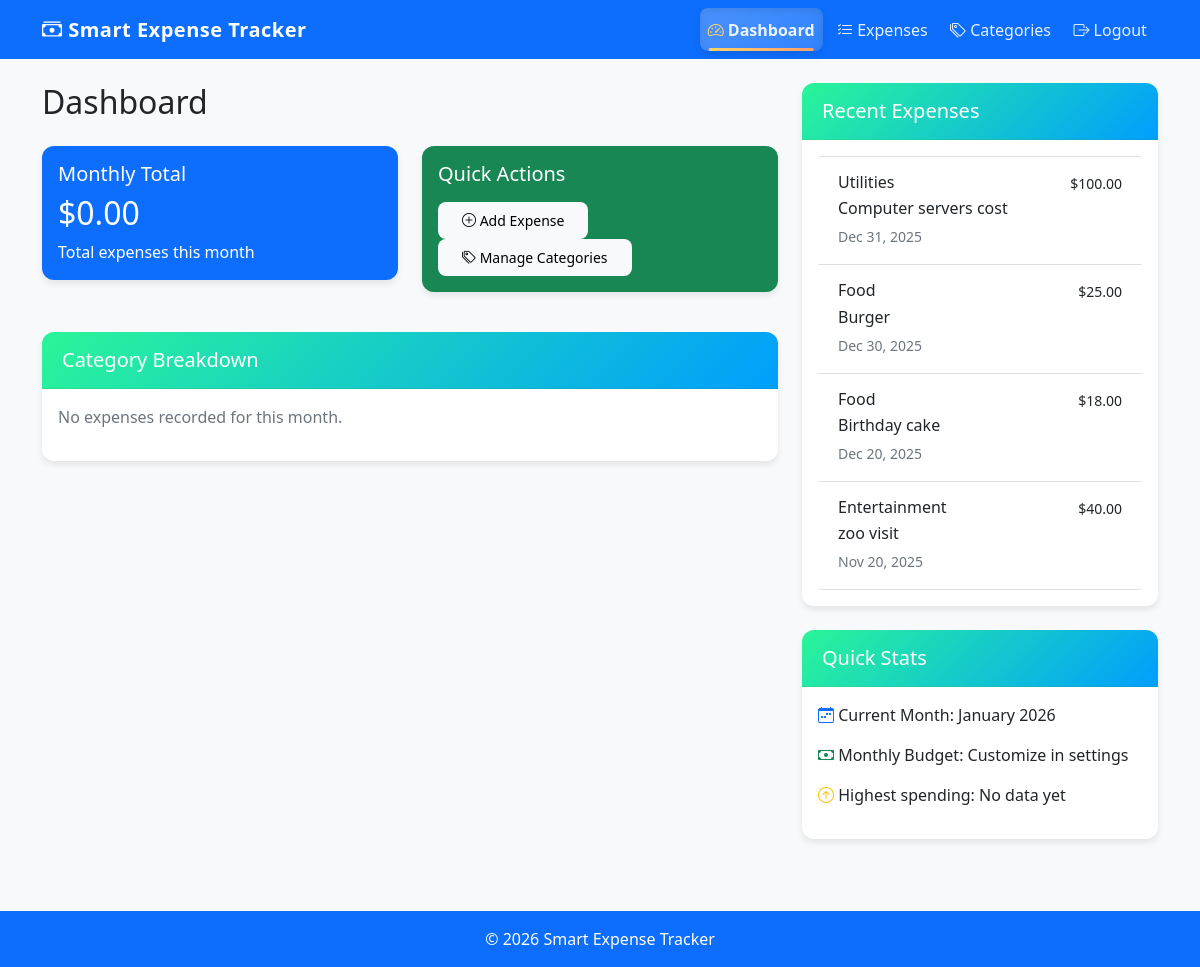
The page /dashboard (signed in) on the database its author committed.
### app.py (models this page shows)
class Expense(db.Model):
    id = db.Column(db.Integer, primary_key=True)
    amount = db.Column(db.Float, nullable=False)
    description = db.Column(db.String(200))
    date = db.Column(db.Date, nullable=False, default=datetime.utcnow)
    user_id = db.Column(db.Integer, db.ForeignKey('user.id'), nullable=False)
    category_id = db.Column(db.Integer, db.ForeignKey('category.id'), nullable=False)
    created_at = db.Column(db.DateTime, default=datetime.utcnow)

class Category(db.Model):
    id = db.Column(db.Integer, primary_key=True)
    name = db.Column(db.String(50), nullable=False)
    user_id = db.Column(db.Integer, db.ForeignKey('user.id'), nullable=False)
    expenses = db.relationship('Expense', backref='category', lazy=True)

### app.py (the view)
@app.route('/dashboard')
@login_required
def dashboard():
    today = datetime.now()
    first_day = today.replace(day=1).date()  # Convert to date() for comparison
    monthly_expenses = Expense.query.filter(
        Expense.user_id == current_user.id,
        Expense.date >= first_day
    ).all()
    total_monthly = sum(exp.amount for exp in monthly_expenses)
    categories = Category.query.filter_by(user_id=current_user.id).all()
    category_data = []
    for category in categories:
        category_total = sum(exp.amount for exp in category.expenses
                          if exp.date >= first_day)  # Now both are date objects
        if category_total > 0:
            category_data.append({
                'name': category.name,
                'total': category_total
            })
    recent_expenses = Expense.query.filter_by(
        user_id=current_user.id
    ).order_by(Expense.date.desc()).limit(5).all()
    highest_category = None
    if category_data:
        highest_category = max(category_data, key=lambda x: x['total'])
    return render_template('dashboard.html',
                         total_monthly=total_monthly,
                         category_data=category_data,
                         recent_expenses=recent_expenses,
                         current_month=today.strftime('%B %Y'),
                         highest_category=highest_category,
                         today=today)

### app.py (called while the page is built)
@login_manager.user_loader
def load_user(user_id):
    return db.session.get(User, int(user_id))  # Fixed for SQLAlchemy 2.0

### templates/dashboard.html (shortened to what this page needs)
{% extends "base.html" %}
{% block content %}
<div class="row">
    <div class="col-md-8">
        <h2 class="mb-4">Dashboard</h2>
        <div class="row mb-4">
            <div class="col-md-6">
                <div class="card text-white bg-primary mb-3">
                    <div class="card-body">
                        <h5 class="card-title">Monthly Total</h5>
                        <h2 class="card-text">${{ "%.2f"|format(total_monthly) }}</h2>
                        <p class="card-text">Total expenses this month</p>
                    </div>
                </div>
            </div>
            <div class="col-md-6">
                <div class="card text-white bg-success mb-3">
                    <div class="card-body">
                        <h5 class="card-title">Quick Actions</h5>
                        <div class="mt-3">
                            <a href="{{ url_for('add_expense') }}" class="btn btn-light btn-sm me-2">
                                <i class="bi bi-plus-circle"></i> Add Expense
                            </a>
                            <a href="{{ url_for('categories') }}" class="btn btn-light btn-sm">
                                <i class="bi bi-tags"></i> Manage Categories
                            </a>
                        </div>
                    </div>
                </div>
            </div>
        </div>
        <div class="card mb-4">
            <div class="card-header">
                <h5 class="mb-0">Category Breakdown</h5>
            </div>
            <div class="card-body">
                {% if category_data %}
                    <div class="table-responsive">
                        <table class="table table-hover">
                            <thead>
                                <tr>
                                    <th>Category</th>
                                    <th>Amount</th>
                                    <th>Percentage</th>
                                </tr>
                            </thead>
                            <tbody>
                                {% for item in category_data %}
                                <tr>
                                    <td>{{ item.name }}</td>
                                    <td>${{ "%.2f"|format(item.total) }}</td>
                                    <td>
                                        <div class="progress">
                                            {% set percentage = (item.total / total_monthly * 100) if total_monthly > 0 else 0 %}
                                            <div class="progress-bar" role="progressbar" >
                                                {{ "%.1f"|format(percentage) }}%
                                            </div>
                                        </div>
                                    </td>
                                </tr>
                                {% endfor %}
                            </tbody>
                        </table>
                    </div>
                {% else %}
                    <p class="text-muted">No expenses recorded for this month.</p>
                {% endif %}
            </div>
        </div>
    </div>
    <div class="col-md-4">
        <div class="card mb-4">
            <div class="card-header">
                <h5 class="mb-0">Recent Expenses</h5>
            </div>
            <div class="card-body">
                {% if recent_expenses %}
                    <div class="list-group">
                        {% for expense in recent_expenses %}
                        <div class="list-group-item">
                            <div class="d-flex w-100 justify-content-between">
                                <h6 class="mb-1">{{ expense.category.name }}</h6>
                                <small>${{ "%.2f"|format(expense.amount) }}</small>
                            </div>
                            <p class="mb-1">{{ expense.description }}</p>
                            <small class="text-muted">{{ expense.date.strftime('%b %d, %Y') }}</small>
                        </div>
                        {% endfor %}
                    </div>
                {% else %}
                    <p class="text-muted">No recent expenses.</p>
                {% endif %}
            </div>
        </div>
            <div class="card">
            <div class="card-header">
                <h5 class="mb-0">Quick Stats</h5>
            </div>
            <div class="card-body">
                <p><i class="bi bi-calendar-week text-primary"></i> Current Month: {{ current_month }}</p>
                <p><i class="bi bi-cash text-success"></i> Monthly Budget: Customize in settings</p>
                <p><i class="bi bi-arrow-up-circle text-warning"></i>
                    {% if highest_category %}
                        Highest spending: {{ highest_category.name }} category (${{ "%.2f"|format(highest_category.total) }})
                    {% else %}
                        Highest spending: No data yet
                    {% endif %}
                </p>
            </div>
        </div>
    </div>
</div>
{% endblock %}

### static/css/style.css (style rules this page uses)
body { background-color: #f8f9fa; min-height: 100vh; display: flex; flex-direction: column; font-family: 'Segoe UI', Tahoma, Geneva, Verdana, sans-serif; }
.card { border: none; box-shadow: 0 4px 6px rgba(0, 0, 0, 0.08); margin-bottom: 1.5rem; border-radius: 12px; overflow: hidden; }
.card-header { border-bottom: 1px solid rgba(0, 0, 0, 0.08); background: linear-gradient(135deg, #2af598 0%, #009efd 100%); color: white; font-weight: 600; padding: 1rem 1.25rem; }
.list-group-item { border-left: none; border-right: none; padding: 1rem 1.25rem; }
.btn { border-radius: 8px; padding: 0.5rem 1.5rem; font-weight: 500; transition: all 0.2s ease; border: none; }
html { scroll-behavior: smooth; }

### rows shown on the page
Expense: category.name "Utilities", amount "100.00", description "Computer servers cost", date "Dec 31, 2025"
Expense: category.name "Food", amount "25.00", description "Burger", date "Dec 30, 2025"
Expense: category.name "Food", amount "18.00", description "Birthday cake", date "Dec 20, 2025"
Expense: category.name "Entertainment", amount "40.00", description "zoo visit", date "Nov 20, 2025"

### other values the page prints
{{ "%.2f"|format(total_monthly) }} "0.00"
